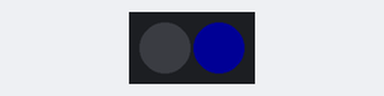
Bench run of a sketch on a simulated Arduino Uno, built with avr-gcc and run on an emulated ATmega328P. On the bench: 2 RGB LEDs in strip order, left to right. Dim RGB values are drawn brighter than linear.

Above: at 0.15 s.
Timing chart, 0 to 40.0 s (numbered marks = the images above):
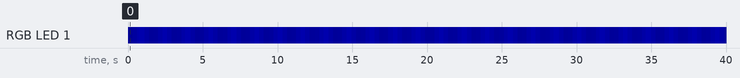

Measured:
- by itself, RGB LED 1: off → RGB(0, 0, 20) at 0.00 s, → RGB(0, 0, 32) 0.30 s later, → RGB(0, 0, 44) 0.30 s later, → RGB(0, 0, 50) 0.15 s later, … (131 changes in this stretch)

The sketch:

LEDFade.ino
```cpp
#include <Adafruit_NeoPixel.h>
#ifdef __AVR__
 #include <avr/power.h> // Required for 16 MHz Adafruit Trinket
#endif
#define PIN         12
#define NUMPIXELS   2
Adafruit_NeoPixel pixels(NUMPIXELS, PIN, NEO_GRB + NEO_KHZ800);

int brightMax;
int brightMin;
int Delay;


void setup() {
// Declare Pin Value, Type and Start Pixels
  pinMode(12, INPUT);
  pixels.begin();

// Set Variables
  brightMax = 50;
  brightMin = 20;
  Delay = 25;

}

void loop() {

// Turn 1 Pixel On
for (int light = brightMin; light <= brightMax; light++) {
    pixels.clear();                                         // Set all pixel colors to 'off'
    pixels.setPixelColor(1, pixels.Color(0, 0, light));
    pixels.show();                                          // Send the updated pixel colors to the hardware.
    delay(Delay);
    }

// Turn 1 Pixel Off
for (int light = brightMax; light >= brightMin+1; light--) {
    pixels.clear();                                         // Set all pixel colors to 'off'
    pixels.setPixelColor(1, pixels.Color(0, 0, light));
    pixels.show();                                          // Send the updated pixel colors to the hardware.
    delay(Delay);
    }
}
```
